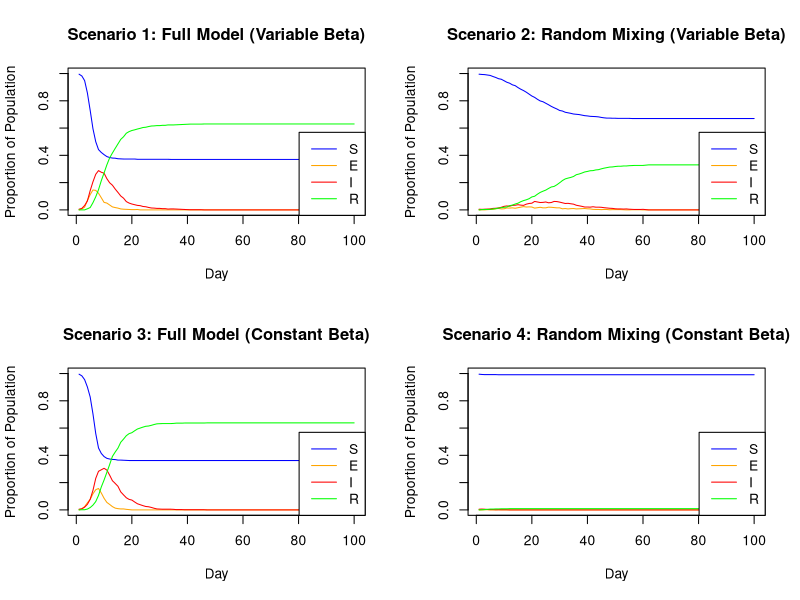

Source code (R):
#  Statistical Programming Group Project 2
#  Group 18 Members and Contributions:
#  Farah Nur Jannah Binti Farok (S2891743): Sections 1 and 2
#  Marta Gorecka (S1866561): Sections 2 and 3
#  Farell Zevic (S2810226): Sections 4 and 5

# ----------------------------------------------------------------

#  Code to simulate an SEIR epidemic model on a population network.
#  The population is divided into households, and each person also has a set of non-household contacts. 
#  Transmission can occur through household, close contact, or random mixing.
#  The code implements the following components:
#  1. Generate household assignments for each person.
#  2. Generate a network of non-household contacts based on sociability.
#  3. Simulate SEIR dynamics over time.
#  4. Visualize proportions of Susceptible, Exposed, Infectious, and Recovered individuals.
#  5. Compare four scenarios that combine heterogeneous/constant sociability and random/full mixing.


# ------------------------ 1. Household distribution ---------------------------
#  Each person in the population belongs to a household.
#  Household sizes are uniformly distributed between 1 and hmax.
#  The vector h indicates which household each person belongs to; people with the same household number(ID) live in the same household.

set.seed(0)
n <- 1000 # population test size
hmax <- 5 # max household size
h <- rep(1:(n %/% hmax + 1), sample(1:hmax, n %/% hmax + 1, replace=TRUE))[1:n] # generate household IDs with sizes uniformly distributed between 1 and hmax


# ------------------------- 2.  Network of regular contacts --------------------
# function to generate non-household contacts
beta <- runif(n, 0, 1) #n vector of βi
get.net <- function(beta, h, nc = 15) {
  # beta = sociability vector all individuals
  # h = household membership vector
  # nc = average number of non-household contacts per person
  n <- length(beta) # total number of people
  bm <- mean(beta) # mean of vector beta
  contacts <- vector("list", n) # create empty list for each person
  
  for (i in seq_len(n)) {
    non_household <- which(h != h[i]) # identify people NOT in the same household as person i
    probij <- nc * beta[i] * beta[non_household] / (bm^2 * (n-1)) # probability links
    isampled <- runif(length(non_household)) < probij # randomly sample which non-householders to pick
    sampled <- non_household[isampled] # sampled non-householders
    contacts[[i]] <- sampled
    }
  # make the link bidirectional
  # ensure if person i lists person j as a contact, then person j also lists person i as a contact
  for (i in 1:n) {
    for (j in contacts[[i]] ) {
      # check if the reverse link (j -> i) already exists
      if (! (i %in% contacts[[j]]) ) { 
        contacts[[j]] <- c(contacts[[j]], i) # add i to j's contact list if bidirectional link does not exist
      }}}
  return(contacts) 
}

# --------------------------- 3. SEIR model implementation ---------------------
# n = number of people
# βi = sociability parameter for ith person
# h = n vector of indicating which household the person belongs to
# beta = n vector of βi; 
# nt = number of days to simulate 
# pinf = proportion of the initial population to *randomly* start in the I state'

alink <- get.net(beta, h, nc = 15) # non-household contacts
nseir <- function(beta, h, alink, alpha=c(.1,.01,.01), delta=.2, gamma=.4, nc=15, nt = 100, pinf = .005) {

# calculate combined infection rate using alpha
# Find the total pool of people that could be encountered daily.
# Assign probabilities depending on which group they are from.
# Get the total probability:
# Probability of NOT getting infected: Pnotinf = (1-alpha_h)*(1-alpha_c)*(1-alpha_r)
# Probability of getting infected: Pinf = 1 - Pnotinf = 1 - (1-alpha_h)*(1-alpha_c)*(1-alpha_r)
# Update SEIR states
  
  bm <- mean(beta)
  n <- length(beta)
  x <- rep(0,n) # vector x to store the infection state
  ni = round(pinf*n) # number of infected people
  iinf <- sample(1:n,ni) # randomly select the infectious people
  x[iinf] <- 2 # set those infected people to stage "2" (E->I)
  S <- E <- I <- R <- numeric(nt) #set up storage for pop in each state
  S[1] <- n-ni # initial susceptible people = all - infected
  I[1]<-ni # initial infected people
  
  for (t in 2:nt){ # infecting process to start the day after the initial infections happened
    for (i in iinf){
      household <- which(h == h[i])
      if (length(alink[[i]]) == 0 ) { # pretty sure NA shouldn't appear at all, but I couldn't figure out how to fix it
        next
      }
      else{
        ipluscontacts <- c(alink[[i]],i)
        randmix <- setdiff(1:n, c(household, ipluscontacts))
        randmixsampled <- sample(randmix, nc) 
        alldaily <- c(household, alink[[i]], randmixsampled) # all people person i might encounter
        probh <- 0; probc <-0; probr <-0 # reset probabilities after every run
        
        for (j in alldaily){
          if (x[j] == 0){
            if (is.na(h[j])){
              next
            }
            else if (h[i] == h[j]){
              probh <- alpha[1] # household
            }
            else if (j %in% alink[[i]]){
              probc <- alpha[2] # contacts 
            }
            probr <- alpha[3] * nc * beta[i] * beta[j] / (bm^2 * (n-1)) # random mixing
            Pinf = 1 - (1-probh)*(1-probc)*(1-probr) # calculate total probability 
            if (runif(1) < Pinf) {
              x[j] <- 1
              }
          }
        }
      }
    }
    u <- runif(n)
    x[x == 2 & u < delta] <- 3   # I -> R
    x[x == 1 & u < gamma] <- 2   # E -> I
    iinf <- which(x == 2) # update infected people
    
    # store number of people in each state
    S[t] <- sum(x == 0) 
    E[t] <- sum(x == 1)
    I[t] <- sum(x == 2)
    R[t] <- sum(x == 3)
    
  }
  return(list(S=S,E=E,I=I,R=R,t=1:nt))
}

# ------------------ 4. Visualization of SEIR population states ----------------
#define the plotting function, accepting the result list from nseir and a main string
plot.nseir <- function(result, main_title) {
  #calculate the total population n by summing the initial counts of all states
  n <- result$S[1] + result$E[1] + result$I[1] + result$R[1] 

  #start the plot
  #x axis is the time (result$t)
  #y axis is the susceptible population (result$S) divided by n to show proportion
  plot(result$t, result$S / n, type = "l", col = "blue",
       xlab = "Day", ylab = "Proportion of Population",
       ylim = c(0, 1), main = main_title)
  #make line and coloring the plot
  lines(result$t, result$E / n, col = "orange") #the exposed (E) population proportion over time as an orange line
  lines(result$t, result$I / n, col = "red") #the infectious (I) population proportion over time as a red line
  lines(result$t, result$R / n, col = "green") #the recovered (R) population proportion over time as a green line
  
  legend("bottomright", legend = c("S", "E", "I", "R"), #legend to the bottom-right corner of the plot
         col = c("blue", "orange", "red", "green"), lty = 1) #color of the state line for the legend
}

# ------------------ 5. Scenario-based SEIR model comparison -------------------
set.seed(50)
#ensures that the random processes (like initial infected people, sociability beta values, 
#and daily infection probabilities) are consistent every time the code is run, 
#making the simulation results reproducible

n <- 1000 #population size
nt <- 100 #time period (100 days)

beta_vector <- runif(n, 0, 1) 
#n-vector of sociability parameters (beta_i) for each person, drawn from a uniform U(0, 1) distribution. 
#this vector is used in scenarios 1 and 2 (variable beta)

h_households <- rep(1:(n %/% 5 + 1), sample(1:5, n %/% 5 + 1, replace=TRUE)) [1:n]
#regenerate the household membership vector 'h' using the user's preferred, 
#although potentially imperfect, one-line code
#this is used for all scenarios requiring household structure (1 and 3)

beta_bar_vector <- rep(mean(beta_vector), n)
#create a new n-vector where every element is set to the mean of the original beta_vector
#this represents the homogeneous sociability case and is used in scenarios 3 and 4 (constant beta)

par(mfrow = c(2, 2))
#configure the plotting environment to display 2 rows and 2 columns of plots (4 plots in one frame)

#scenario 1: full model with variable beta
alink_full <- get.net(beta = beta_vector, h = h_households) #the regular contact network using the variable beta_vector and household structure 'h
result_full <- nseir(beta = beta_vector, h = h_households, alink = alink_full) #run the nseir simulation using the full structure: variable beta, household, and network (default alpha values)
plot.nseir(result_full, "Scenario 1: Full Model (Variable Beta)") #plot results

#scenario 2: random mixing with variable beta
alpha_random_mixing <- c(0, 0, 0.4) #the alpha vector for random mixing: alpha_h=0, alpha_c=0, and alpha_r=0.04
result_random <- nseir(beta = beta_vector, h = h_households, alink = alink_full,
                       alpha = alpha_random_mixing) #run the nseir simulation using the variable beta, but with household and network transmission probabilities set to zero (pure random mixing)
plot.nseir(result_random, "Scenario 2: Random Mixing (Variable Beta)") #plot results

#scenario 3: full fodel with constant beta
alink_homog <- get.net(beta = beta_bar_vector, h = h_households) #a new regular contact network using the constant beta_bar_vector (homogeneous sociability)
result_homog <- nseir(beta = beta_bar_vector, h = h_households, alink = alink_homog) #run the nseir simulation with the full structure, but with constant sociability (beta_bar_vector)
plot.nseir(result_homog, "Scenario 3: Full Model (Constant Beta)") #plot results

#scenario 4: random mixing with constant beta
result_rand_homog <- nseir(beta = beta_bar_vector, h = h_households, alink = alink_homog,
                           alpha = alpha_random_mixing) #run the nseir simulation with constant sociability and pure random mixing (combining the conditions of Scenarios 2 and 3)
plot.nseir(result_rand_homog, "Scenario 4: Random Mixing (Constant Beta)") #plot results

par(mfrow = c(1, 1)) #to reset the plotting environment to 4 plots in one frame layout after all is complete

